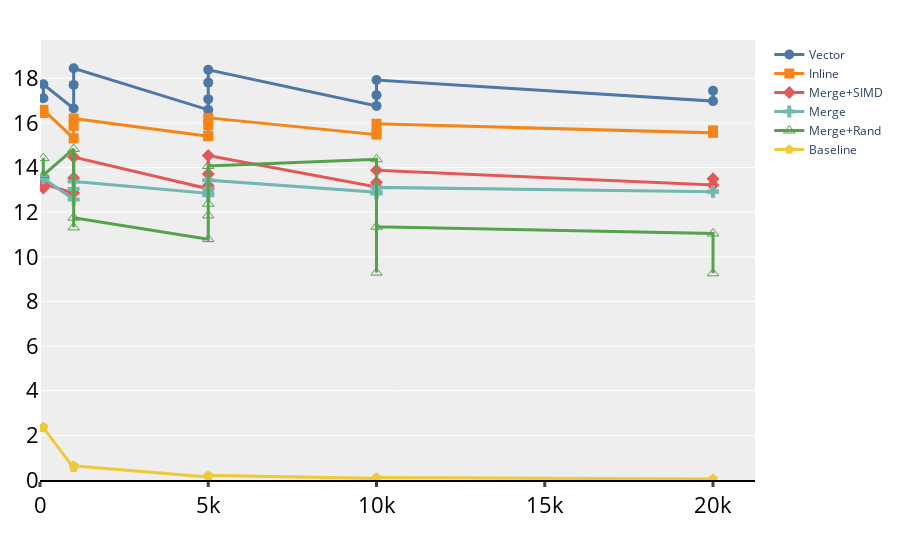

The code cell stored with this chart in its notebook:
### Code cell
fig = go.Figure()
ploted_edge=[100,500,1000,5000,10000, 20000, 40000, 80000]
# for idx, e in enumerate(ploted_edge):
func_alias=['Vector', 'Inline', 'Merge+SIMD', 'Merge', 'Merge+Rand', 'Baseline']
for j, func in enumerate(func_alias):
    same = result.loc[result['function']==func]
    fig.add_trace(go.Scatter(x=same["#V"], y=same['branch miss rate'], name=f"{func}",
                            mode='lines+markers', marker=dict(symbol=marker_symbols[j],size=10),
                            line=dict(color=colorq[j], width=3)))

fig.update_layout(xaxis=dict(showline=True, showgrid=False, rangemode="tozero",
                             linecolor='rgb(0, 0, 0)', linewidth=2,
                             tickwidth=3, tickfont=num_font, ticks='outside'),
                  yaxis=dict(tickfont=num_font, zeroline=False, showticklabels=True, rangemode="tozero",
                             showline=False),
                  showlegend=True, legend=dict(traceorder="normal"),
                  margin=dict(autoexpand=True, l=40, r=20, t=40),
                  plot_bgcolor="#eeeeee"
                  )
fig.show()
fig.write_image("branch-miss-rate.pdf")

### Figure 1 — Plotly figure (JSON) as saved in the notebook; plotly's stock layout.template omitted (floating-point values rounded to 4 significant figures)
{"data": [{"line": {"color": "#4C78A8", "width": 3}, "marker": {"size": 10, "symbol": "circle"}, "mode": "lines+markers", "name": "Vector", "type": "scatter", "x": [100, 100, 1000, 1000, 1000, 5000, 5000, 5000, 5000, 10000, 10000, 10000, 20000, 20000], "y": [17.1, 17.73, 16.65, 17.7, 18.45, 16.59, 17.07, 17.81, 18.38, 16.76, 17.25, 17.92, 16.98, 17.44]}, {"line": {"color": "#F58518", "width": 3}, "marker": {"size": 10, "symbol": "square"}, "mode": "lines+markers", "name": "Inline", "type": "scatter", "x": [100, 100, 1000, 1000, 1000, 5000, 5000, 5000, 5000, 10000, 10000, 10000, 20000, 20000], "y": [16.44, 16.59, 15.31, 15.87, 16.2, 15.4, 15.42, 15.89, 16.23, 15.47, 15.54, 15.97, 15.56, 15.66]}, {"line": {"color": "#E45756", "width": 3}, "marker": {"size": 10, "symbol": "diamond"}, "mode": "lines+markers", "name": "Merge+SIMD", "type": "scatter", "x": [100, 100, 1000, 1000, 1000, 5000, 5000, 5000, 5000, 10000, 10000, 10000, 20000, 20000], "y": [13.08, 13.27, 12.86, 13.53, 14.47, 13.05, 13.19, 13.71, 14.54, 13.13, 13.33, 13.88, 13.22, 13.5]}, {"line": {"color": "#72B7B2", "width": 3}, "marker": {"size": 10, "symbol": "cross"}, "mode": "lines+markers", "name": "Merge", "type": "scatter", "x": [100, 100, 1000, 1000, 1000, 5000, 5000, 5000, 5000, 10000, 10000, 10000, 20000, 20000], "y": [13.6, 13.52, 12.57, 13.04, 13.38, 12.85, 12.76, 13.05, 13.44, 12.9, 12.83, 13.11, 12.91, 12.93]}, {"line": {"color": "#54A24B", "width": 3}, "marker": {"size": 10, "symbol": "triangle-up-open"}, "mode": "lines+markers", "name": "Merge+Rand", "type": "scatter", "x": [100, 100, 1000, 1000, 1000, 5000, 5000, 5000, 5000, 10000, 10000, 10000, 20000, 20000], "y": [14.42, 13.66, 14.83, 11.32, 11.75, 10.79, 11.85, 12.38, 14.07, 14.37, 9.293, 11.35, 11.05, 9.26]}, {"line": {"color": "#EECA3B", "width": 3}, "marker": {"size": 10, "symbol": "pentagon"}, "mode": "lines+markers", "name": "Baseline", "type": "scatter", "x": [100, 100, 1000, 1000, 1000, 5000, 5000, 5000, 5000, 10000, 10000, 10000, 20000, 20000], "y": [2.388, 2.336, 0.5426, 0.6506, 0.6372, 0.132, 0.1598, 0.1935, 0.2061, 0.07303, 0.09303, 0.1121, 0.04167, 0.05318]}], "layout": {"legend": {"traceorder": "normal"}, "margin": {"autoexpand": true, "l": 40, "r": 20, "t": 40}, "plot_bgcolor": "#eeeeee", "showlegend": true, "xaxis": {"linecolor": "rgb(0, 0, 0)", "linewidth": 2, "rangemode": "tozero", "showgrid": false, "showline": true, "tickfont": {"color": "#000000", "size": 22}, "ticks": "outside", "tickwidth": 3}, "yaxis": {"rangemode": "tozero", "showline": false, "showticklabels": true, "tickfont": {"color": "#000000", "size": 22}, "zeroline": false}}}
